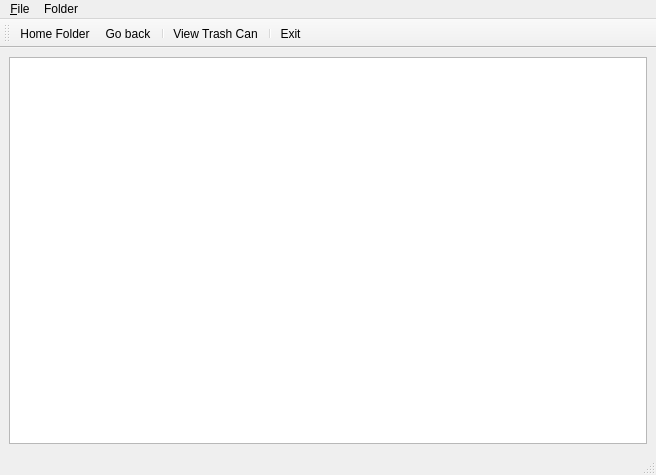
<?xml version="1.0" encoding="UTF-8"?>
<ui version="4.0">
 <class>MainWindow</class>
 <widget class="QMainWindow" name="MainWindow">
  <property name="windowModality">
   <enum>Qt::NonModal</enum>
  </property>
  <property name="geometry">
   <rect>
    <x>0</x>
    <y>0</y>
    <width>656</width>
    <height>475</height>
   </rect>
  </property>
  <property name="windowTitle">
   <string>DoDa Google</string>
  </property>
  <widget class="QWidget" name="centralwidget">
   <layout class="QHBoxLayout" name="horizontalLayout">
    <item>
     <widget class="DenkaListWidget" name="googleDriveList">
      <property name="sizeAdjustPolicy">
       <enum>QAbstractScrollArea::AdjustToContents</enum>
      </property>
      <property name="editTriggers">
       <set>QAbstractItemView::CurrentChanged|QAbstractItemView::DoubleClicked|QAbstractItemView::SelectedClicked</set>
      </property>
      <property name="showDropIndicator" stdset="0">
       <bool>false</bool>
      </property>
      <property name="dragDropMode">
       <enum>QAbstractItemView::DragDrop</enum>
      </property>
      <property name="defaultDropAction">
       <enum>Qt::CopyAction</enum>
      </property>
      <property name="iconSize">
       <size>
        <width>96</width>
        <height>96</height>
       </size>
      </property>
      <property name="textElideMode">
       <enum>Qt::ElideNone</enum>
      </property>
      <property name="isWrapping" stdset="0">
       <bool>true</bool>
      </property>
      <property name="resizeMode">
       <enum>QListView::Adjust</enum>
      </property>
      <property name="spacing">
       <number>20</number>
      </property>
      <property name="viewMode">
       <enum>QListView::IconMode</enum>
      </property>
      <property name="uniformItemSizes">
       <bool>false</bool>
      </property>
      <property name="wordWrap">
       <bool>false</bool>
      </property>
      <property name="sortingEnabled">
       <bool>false</bool>
      </property>
     </widget>
    </item>
   </layout>
  </widget>
  <widget class="QMenuBar" name="menubar">
   <property name="geometry">
    <rect>
     <x>0</x>
     <y>0</y>
     <width>656</width>
     <height>30</height>
    </rect>
   </property>
   <widget class="QMenu" name="menu_File">
    <property name="title">
     <string>&amp;File</string>
    </property>
    <addaction name="actionLoad_Files"/>
    <addaction name="actionE_xit"/>
   </widget>
   <widget class="QMenu" name="menuFolder">
    <property name="title">
     <string>Folder</string>
    </property>
    <addaction name="actionUp"/>
    <addaction name="actionNew"/>
    <addaction name="actionDelete"/>
    <addaction name="actionRename"/>
    <addaction name="actionTrash_Can"/>
   </widget>
   <addaction name="menu_File"/>
   <addaction name="menuFolder"/>
  </widget>
  <widget class="QStatusBar" name="statusbar"/>
  <widget class="QToolBar" name="toolBar">
   <property name="windowTitle">
    <string>toolBar</string>
   </property>
   <property name="autoFillBackground">
    <bool>false</bool>
   </property>
   <property name="iconSize">
    <size>
     <width>48</width>
     <height>48</height>
    </size>
   </property>
   <property name="toolButtonStyle">
    <enum>Qt::ToolButtonTextUnderIcon</enum>
   </property>
   <attribute name="toolBarArea">
    <enum>TopToolBarArea</enum>
   </attribute>
   <attribute name="toolBarBreak">
    <bool>false</bool>
   </attribute>
   <addaction name="actionLoad_Files"/>
   <addaction name="actionUp"/>
   <addaction name="separator"/>
   <addaction name="actionTrash_Can"/>
   <addaction name="separator"/>
   <addaction name="actionE_xit"/>
  </widget>
  <action name="actionE_xit">
   <property name="icon">
    <iconset resource="images.qrc">
     <normaloff>:/icons/close.png</normaloff>:/icons/close.png</iconset>
   </property>
   <property name="text">
    <string>E&amp;xit</string>
   </property>
  </action>
  <action name="actionLoad_Files">
   <property name="icon">
    <iconset resource="images.qrc">
     <normaloff>:/icons/Home Folder.png</normaloff>:/icons/Home Folder.png</iconset>
   </property>
   <property name="text">
    <string>Home Folder</string>
   </property>
  </action>
  <action name="actionUp">
   <property name="icon">
    <iconset resource="images.qrc">
     <normaloff>:/icons/folder_up.png</normaloff>:/icons/folder_up.png</iconset>
   </property>
   <property name="text">
    <string>Go back</string>
   </property>
   <property name="toolTip">
    <string>Go back to parent folder</string>
   </property>
  </action>
  <action name="actionNew">
   <property name="text">
    <string>New</string>
   </property>
  </action>
  <action name="actionDelete">
   <property name="text">
    <string>Delete</string>
   </property>
  </action>
  <action name="actionRename">
   <property name="text">
    <string>Rename</string>
   </property>
  </action>
  <action name="actionTrash_Can">
   <property name="icon">
    <iconset resource="images.qrc">
     <normaloff>:/icons/Empty-Trash-icon.png</normaloff>:/icons/Empty-Trash-icon.png</iconset>
   </property>
   <property name="text">
    <string>View Trash Can</string>
   </property>
   <property name="toolTip">
    <string>View Trash Can</string>
   </property>
  </action>
 </widget>
 <customwidgets>
  <customwidget>
   <class>DenkaListWidget</class>
   <extends>QListWidget</extends>
   <header location="global">denkalistwidget</header>
  </customwidget>
 </customwidgets>
 <resources>
  <include location="images.qrc"/>
 </resources>
 <connections/>
</ui>
